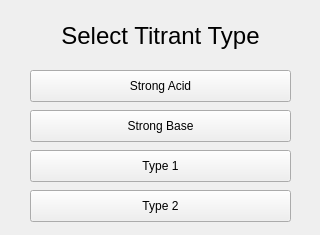
<?xml version="1.0" encoding="UTF-8"?>
<ui version="4.0">
 <class>Form</class>
 <widget class="QWidget" name="Form">
  <property name="geometry">
   <rect>
    <x>0</x>
    <y>0</y>
    <width>320</width>
    <height>235</height>
   </rect>
  </property>
  <property name="windowTitle">
   <string>Select Titrant Type</string>
  </property>
  <widget class="QLabel" name="label">
   <property name="geometry">
    <rect>
     <x>20</x>
     <y>20</y>
     <width>281</width>
     <height>31</height>
    </rect>
   </property>
   <property name="font">
    <font>
     <pointsize>18</pointsize>
    </font>
   </property>
   <property name="text">
    <string>Select Titrant Type</string>
   </property>
   <property name="alignment">
    <set>Qt::AlignCenter</set>
   </property>
  </widget>
  <widget class="QPushButton" name="strongAcidButton">
   <property name="geometry">
    <rect>
     <x>30</x>
     <y>70</y>
     <width>261</width>
     <height>32</height>
    </rect>
   </property>
   <property name="text">
    <string>Strong Acid</string>
   </property>
  </widget>
  <widget class="QPushButton" name="strongBaseButton">
   <property name="geometry">
    <rect>
     <x>30</x>
     <y>110</y>
     <width>261</width>
     <height>32</height>
    </rect>
   </property>
   <property name="text">
    <string>Strong Base</string>
   </property>
  </widget>
  <widget class="QPushButton" name="type1Button">
   <property name="geometry">
    <rect>
     <x>30</x>
     <y>150</y>
     <width>261</width>
     <height>32</height>
    </rect>
   </property>
   <property name="text">
    <string>Type 1</string>
   </property>
  </widget>
  <widget class="QPushButton" name="type2Button">
   <property name="geometry">
    <rect>
     <x>30</x>
     <y>190</y>
     <width>261</width>
     <height>32</height>
    </rect>
   </property>
   <property name="text">
    <string>Type 2</string>
   </property>
  </widget>
 </widget>
 <resources/>
 <connections/>
</ui>
